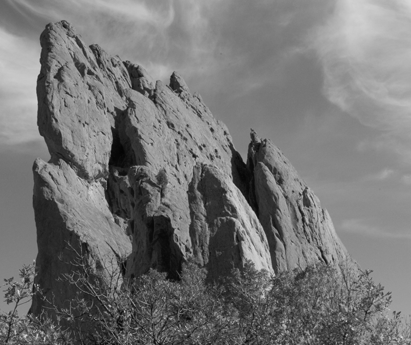
//> input picture 04. Median and Edge Filtering/rock.png, 411 x 345 px
$ ./hw02_Bilateral_Filter   (built with g++ and OpenCV 4)
//> lines starting //> are read from the running program, lines starting //| are printed output that depends on the picture
#include <iostream>
using namespace std;

#include "opencv2/core.hpp"
#include "opencv2/highgui.hpp"
#include "opencv2/imgproc.hpp"
using namespace cv;

double gaussian(float x, double sigma);
float distance(int x, int y, int i, int j);
void bilateral(const Mat &src_img, Mat &dst_img, int c, int r, int diameter, double sig_r, double sig_s);
void myBilateral(const Mat &src_img, Mat &dst_img, int diameter, double sig_r, double sig_s);
void doBilateralFiltering(int diameter, double sig_r, double sig_s);

int main()
{
    int diameter = 15;
    double sig_r = 25;
    double sig_s = 18;
    doBilateralFiltering(diameter, sig_r, sig_s);
//> in doBilateralFiltering, src_img is the input picture: 345 rows x 411 cols, CV_8UC1; min 4, max 216, mean 117.1

    return 0;
}

double gaussian(float x, double sigma)
{
    return exp(-(pow(x, 2)) / (2 * pow(sigma, 2))) / (2 * CV_PI * pow(sigma, 2));
}
float distance(int x, int y, int i, int j)
{
    return float(sqrt(pow(x - i, 2) + pow(y - j, 2)));
}
void bilateral(const Mat &src_img, Mat &dst_img, int c, int r, int diameter, double sig_r, double sig_s)
{
    int radius = diameter / 2;

    double gr, gs, wei;
    double tmp = 0.;
    double sum = 0.;

    // 커널 인덱싱
    for (int kc = -radius; kc <= radius; kc++)
    {
        for (int kr = -radius; kr <= radius; kr++)
        {
            // range calc
            gr = gaussian((float)src_img.at<uchar>(c + kc, r + kr) - (float)src_img.at<uchar>(c, r), sig_r);
            // spatial calc
            gs = gaussian(distance(c, r, c + kc, r + kr), sig_s);

            wei = gr * gs;
            tmp += src_img.at<uchar>(c + kc, r + kr) * wei;
            sum += wei;
        }
    }
    dst_img.at<double>(c, r) = tmp / sum; // 정규화
}
void myBilateral(const Mat &src_img, Mat &dst_img, int diameter, double sig_r, double sig_s)
{
//> called with diameter = 15, sig_r = 25, sig_s = 18
    dst_img = Mat::zeros(src_img.size(), CV_8UC1);

    Mat guide_img = Mat::zeros(src_img.size(), CV_64F);
    int wh = src_img.cols;
//> wh = 411
    int hg = src_img.rows;
//> hg = 345
    int radius = diameter / 2;

    // < 픽셀 인덱싱 (가장자리 제외) >
    for (int c = radius + 1; c < hg - radius; c++)
    {
        for (int r = radius + 1; r < wh - radius; r++)
        {
            bilateral(src_img, guide_img, c, r, diameter, sig_r, sig_s);
            // 화소별 Bilateral 계산 수행
        }
    }
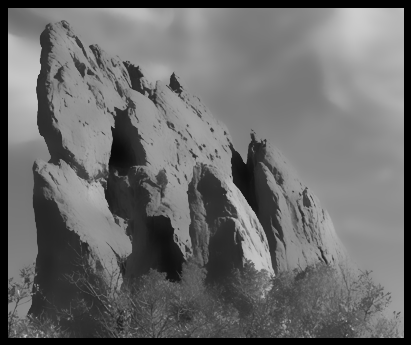
//> guide_img: 345 rows x 411 cols, CV_64FC1; min 0, max 204.9, mean 106.7
    guide_img.convertTo(dst_img, CV_8UC1); // Mat type 변환
}
void doBilateralFiltering(int diameter, double sig_r, double sig_s)
{
    cout << "--- doBilateralFiltering() --- \n"
         << endl;

    // < 입력 >
    Mat src_img = imread("rock.png", 0);
    Mat dst_img;
    if (!src_img.data)
        printf("No image data \n");

    // < Bilateral 필터링 수행 >
    myBilateral(src_img, dst_img, diameter, sig_r, sig_s);

    // < 출력 >
    Mat result_img;
    hconcat(src_img, dst_img, result_img);
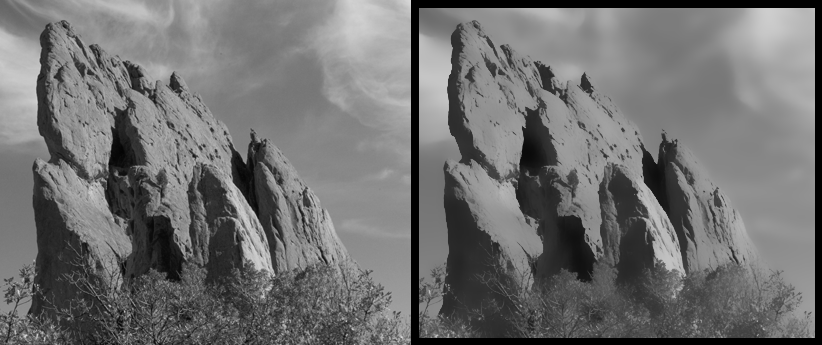
//> result_img: 345 rows x 822 cols, CV_8UC1; min 0, max 216, mean 111.9
    imshow("doBilateralFiltering()", result_img);
    waitKey(0);
}

$ run again, with 04. Median and Edge Filtering/Bilateral_filter_parameter_table.png copied over 04. Median and Edge Filtering/rock.png
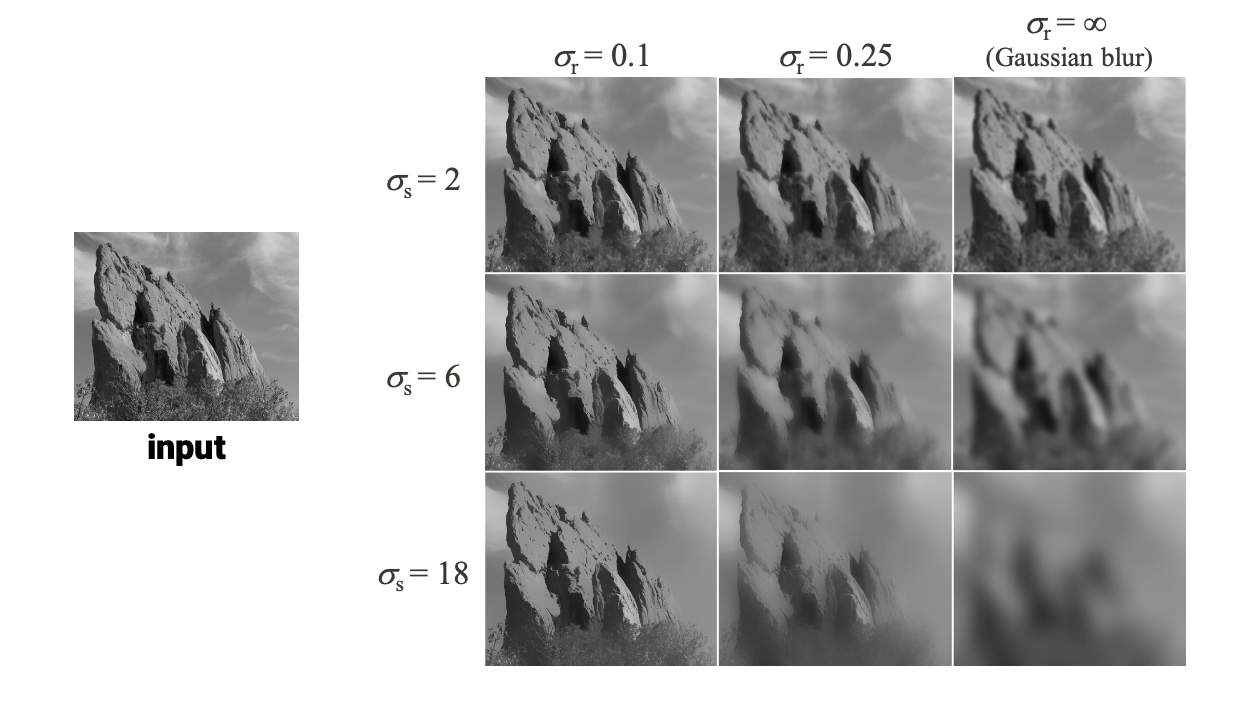
//> input picture 04. Median and Edge Filtering/Bilateral_filter_parameter_table.png, 1240 x 704 px
//> after the loop in myBilateral, `for (int c = radius + 1; c < hg - radius; c++)`:
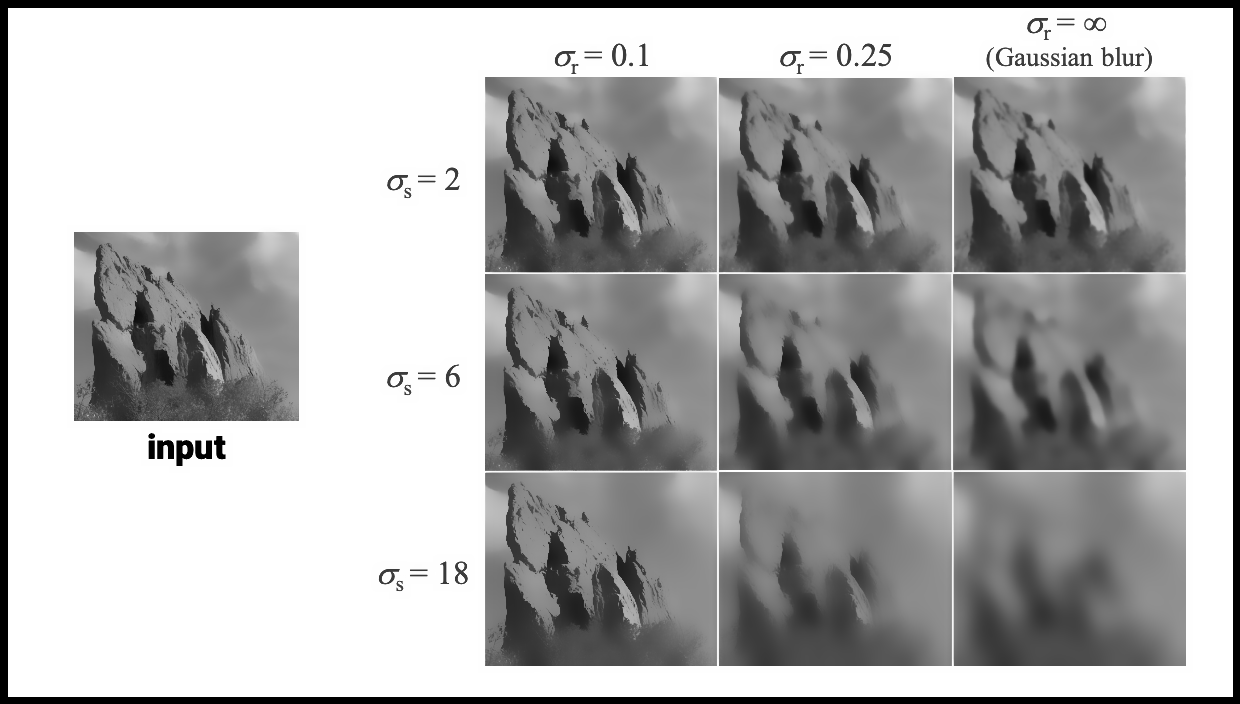
//> guide_img: 704 rows x 1240 cols, CV_64FC1; min 0, max 255, mean 174.1; drawn with min black and max white
//> in doBilateralFiltering, `hconcat(src_img, dst_img, result_img);`:
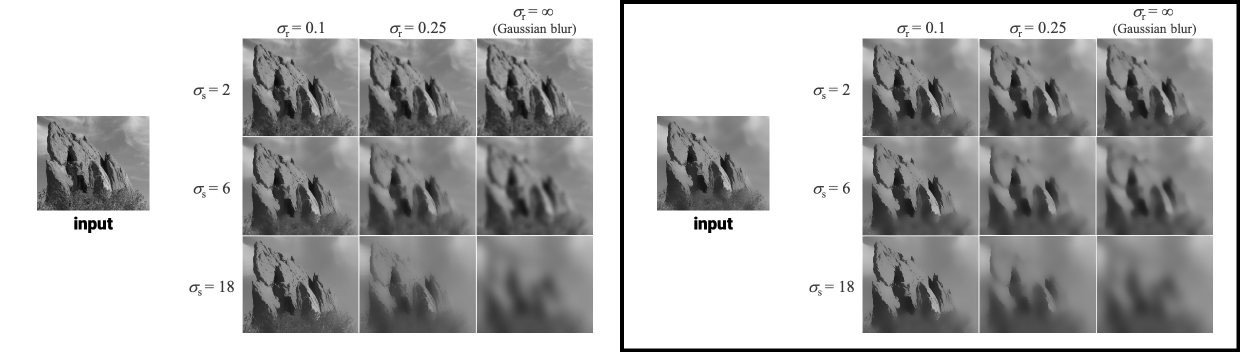
//> result_img: 704 rows x 2480 cols, CV_8UC1 (shown at 1/2 size); min 0, max 255, mean 178.3
